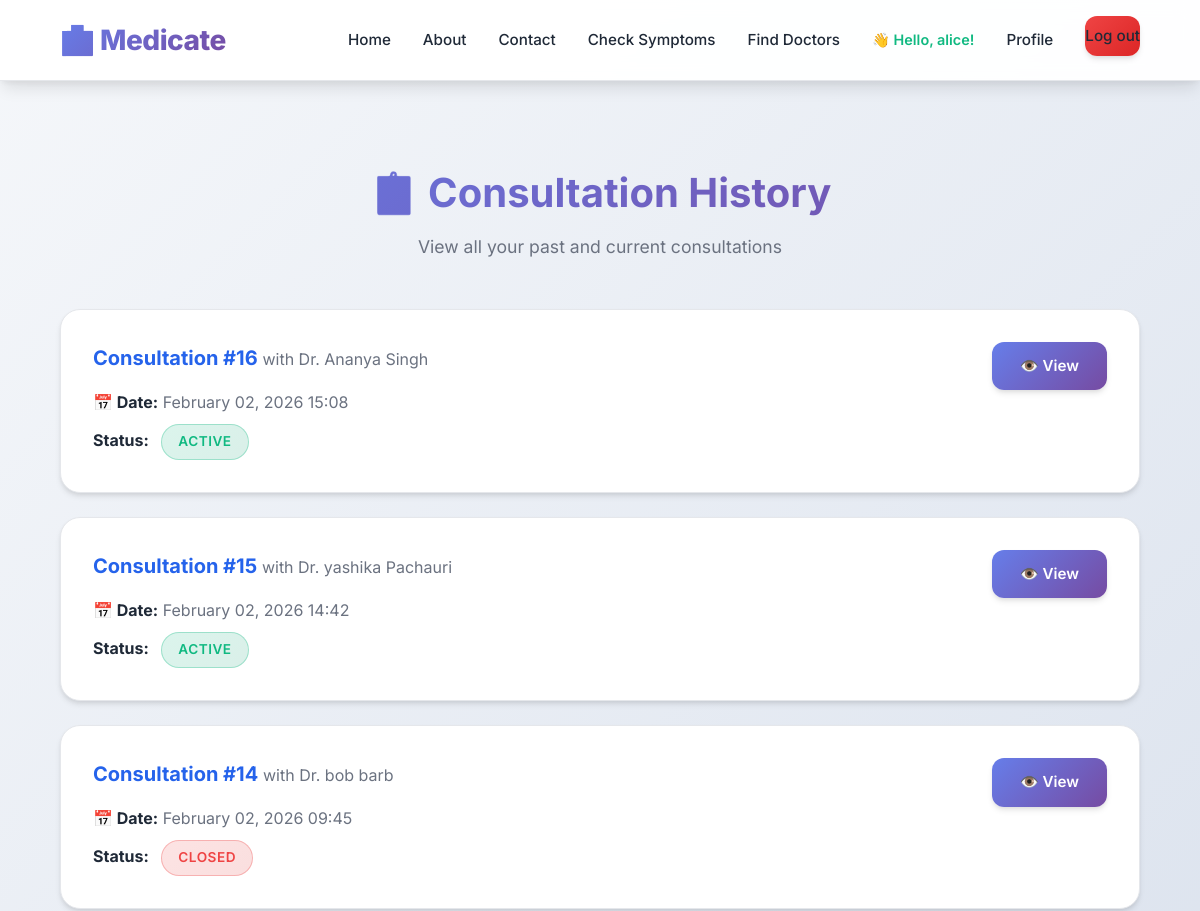
/consultation/history/ (signed in, upper part), run on an earlier commit of the app's database.
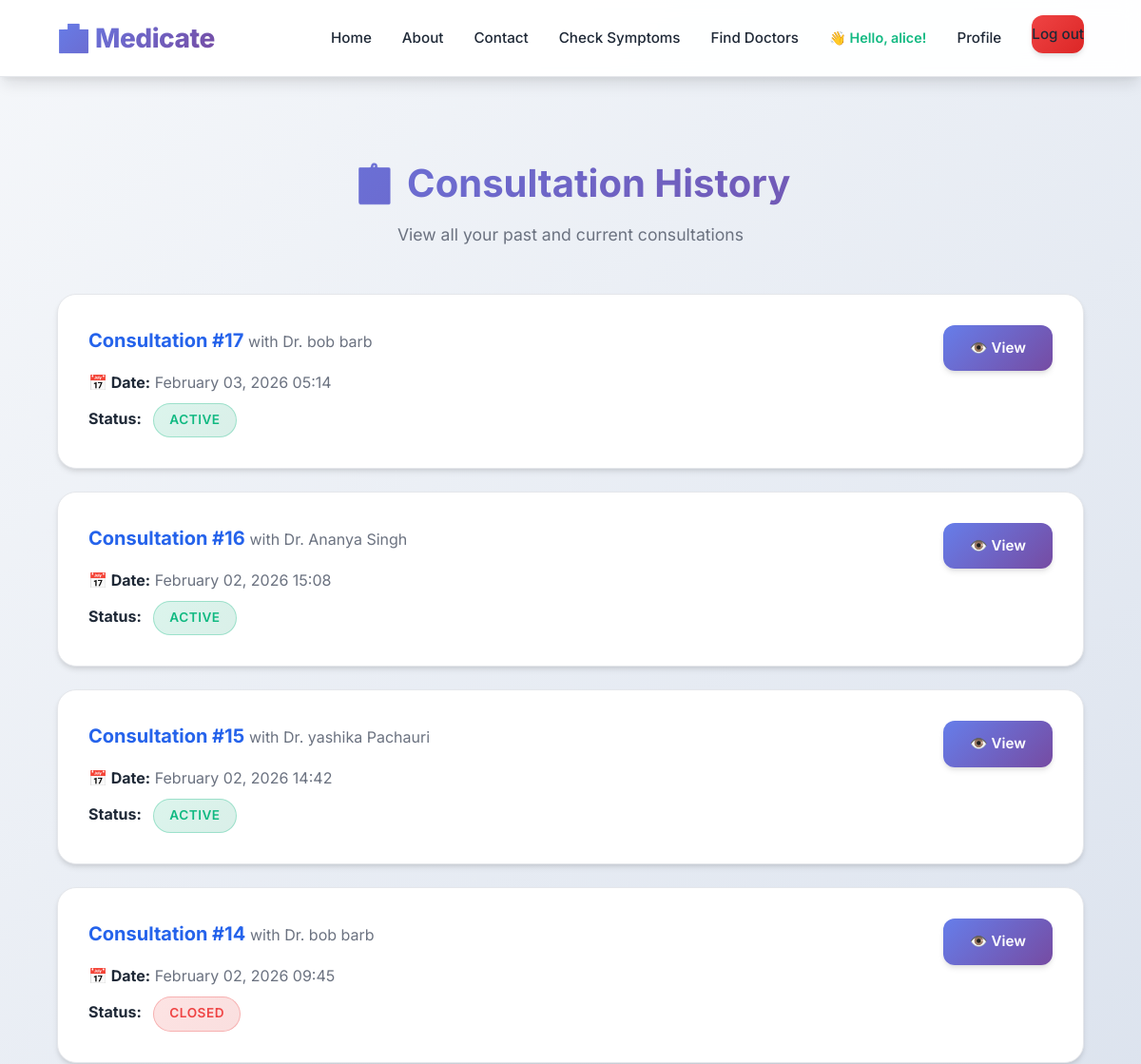
And on a later commit of the database.
### accounts/models.py (models this page shows, shortened)
class User(AbstractUser):
    USER_TYPE_CHOICES = (
        ('admin', 'Admin'),
        ('doctor', 'Doctor'),
        ('patient', 'Patient'),
    )
    user_type = models.CharField(max_length=10, choices=USER_TYPE_CHOICES)
    email = models.EmailField(unique=True)
    phone_regex = RegexValidator(regex=r'^\+?1?\d{9,15}$', message="Phone number must be entered in the format: '+999999999'. Up to 15 digits allowed.")
    mobile = models.CharField(validators=[phone_regex], max_length=17, blank=True)

class DoctorProfile(models.Model):
    SPECIALIZATION_CHOICES = (
        ('cardiology', 'Cardiology'),
        ('dermatology', 'Dermatology'),
        ('neurology', 'Neurology'),
        ('orthopedics', 'Orthopedics'),
        ('pediatrics', 'Pediatrics'),
        ('psychiatry', 'Psychiatry'),
        ('oncology', 'Oncology'),
        ('gastroenterology', 'Gastroenterology'),
        ('urology', 'Urology'),
        ('gynecology', 'Gynecology'),
        ('ophthalmology', 'Ophthalmology'),
        ('otolaryngology', 'Otolaryngology (ENT)'),
        ('pulmonology', 'Pulmonology'),
        ('rheumatology', 'Rheumatology'),
        ('endocrinology', 'Endocrinology'),
        ('other', 'Other'),
    )
    QUALIFICATION_CHOICES = (
        ('mbbs', 'MBBS'),
        ('md', 'MD'),
        ('ms', 'MS'),
        ('dip', 'Diploma'),
        ('phd', 'PhD'),
        ('other', 'Other'),
    )
    user = models.OneToOneField(User, on_delete=models.CASCADE, related_name='doctor_profile')
    specialization = models.CharField(max_length=100, choices=SPECIALIZATION_CHOICES)
    custom_specialization = models.CharField(max_length=100, blank=True, null=True)
    qualification = models.CharField(max_length=200, choices=QUALIFICATION_CHOICES)
    experience_years = models.IntegerField(default=0)
    registration_number = models.CharField(max_length=50, unique=True)
    address = models.TextField()
    profile_picture = models.ImageField(upload_to='doctor_pics/', default='default_doctor.png')
    bio = models.TextField(blank=True)
    consultation_fee = models.DecimalField(max_digits=10, decimal_places=2, default=0)
    rating = models.DecimalField(max_digits=3, decimal_places=2, default=0.0)
    total_ratings = models.IntegerField(default=0)
    is_available = models.BooleanField(default=True)
    created_at = models.DateTimeField(auto_now_add=True)

### consultation/models.py (models this page shows, shortened)
class Consultation(models.Model):
    STATUS_CHOICES = (
        ('pending', 'Pending'),
        ('active', 'Active'),
        ('closed', 'Closed'),
        ('cancelled', 'Cancelled'),
    )
    patient = models.ForeignKey(PatientProfile, on_delete=models.CASCADE, related_name='consultations')
    doctor = models.ForeignKey(DoctorProfile, on_delete=models.CASCADE, related_name='consultations')
    prediction = models.ForeignKey(PredictionHistory, on_delete=models.SET_NULL, null=True, blank=True)
    chief_complaint = models.TextField()
    status = models.CharField(max_length=20, choices=STATUS_CHOICES, default='pending')
    consultation_date = models.DateTimeField(auto_now_add=True)
    closed_date = models.DateTimeField(null=True, blank=True)
    diagnosis = models.TextField(blank=True)
    prescription = models.TextField(blank=True)
    doctor_notes = models.TextField(blank=True)
    created_at = models.DateTimeField(auto_now_add=True)
    updated_at = models.DateTimeField(auto_now=True)
    class Meta:
        ordering = ['-created_at']

### consultation/views.py (the view)
# urls.py: path('history/', views.consultation_history, name='consultation_history'),
@login_required
def consultation_history(request):
    if request.user.user_type == 'patient':
        consultations = Consultation.objects.filter(patient__user=request.user)
    elif request.user.user_type == 'doctor':
        consultations = Consultation.objects.filter(doctor__user=request.user)
    else:
        messages.error(request, 'Invalid user type.')
        return redirect('home')
    context = {
        'consultations': consultations,
    }
    return render(request, 'consultation/consultation_history.html', context)

### templates/consultation/consultation_history.html (shortened to what this page needs)
{% extends 'base.html' %}
{% block content %}
<div class="container" style="margin-top: 3rem; margin-bottom: 4rem;">
    <div style="text-align: center; margin-bottom: 3rem;">
        <h1 style="font-size: 2.5rem; margin-bottom: 0.5rem; background: var(--gradient-primary); -webkit-background-clip: text; -webkit-text-fill-color: transparent;">📋 Consultation History</h1>
        <p style="color: var(--light-text); font-size: 1.1rem;">View all your past and current consultations</p>
    </div>
    {% if consultations %}
        <div style="margin-top: 2rem;">
            {% for c in consultations %}
                <div class="card" style="margin-bottom: 1.5rem;">
                    <div style="display: flex; justify-content: space-between; align-items: start; flex-wrap: wrap; gap: 1rem;">
                        <div style="flex: 1; min-width: 300px;">
                            <h3 style="color: var(--primary-color); margin-bottom: 1rem; font-size: 1.25rem;">
                                Consultation #{{ c.id }}
                                {% if user.user_type == 'patient' and c.doctor %}
                                    <span style="color: var(--light-text); font-size: 1rem; font-weight: 400;">with Dr. {{ c.doctor.user.get_full_name }}</span>
                                {% elif user.user_type == 'doctor' and c.patient %}
                                    <span style="color: var(--light-text); font-size: 1rem; font-weight: 400;">with {{ c.patient.user.get_full_name }}</span>
                                {% endif %}
                            </h3>
                            <div style="display: grid; gap: 0.5rem;">
                                <p><strong style="color: var(--dark-text);">📅 Date:</strong> <span style="color: var(--light-text);">{{ c.consultation_date|date:"F d, Y H:i" }}</span></p>
                                <p>
                                    <strong style="color: var(--dark-text);">Status:</strong>
                                    <span class="badge badge-{{ c.status }}" style="margin-left: 0.5rem;">{{ c.status|title }}</span>
                                </p>
                            </div>
                        </div>
                        <div style="display: flex; gap: 0.75rem; flex-wrap: wrap;">
                            <a href="{% url 'consultation:consultation_view' c.id %}" class="btn btn-primary">👁️ View</a>
                        </div>
                    </div>
                </div>
            {% endfor %}
        </div>
    {% endif %}
</div>
{% endblock %}

### templates/base.html (shortened to what this page needs)
{% load static %}
<!DOCTYPE html>
<html lang="en">
<head>
    {% load static %}
    <link rel="stylesheet" href="{% static 'css/style.css' %}">
</head>
<body>
    {% load static %}
    <nav class="navbar">
        <a href="{% url 'home' %}" class="logo">🏥 Medicate</a>
        <ul class="nav-links">
            <li><a href="{% url 'home' %}" {% if request.resolver_match.url_name == 'home' %}class="active"{% endif %}>Home</a></li>
            <li><a href="{% url 'home' %}#about">About</a></li>
            <li><a href="{% url 'contact' %}">Contact</a></li>
            {% if user.is_authenticated %}
                {% if user.user_type == 'patient' %}
                    <li><a href="{% url 'prediction:check_symptoms' %}">Check Symptoms</a></li>
                    <li><a href="{% url 'consultation:doctor_list' %}">Find Doctors</a></li>
                {% endif %}
                <li class="user-greeting">👋 Hello, {{ user.first_name }}!</li>
                <li><a href="{% if user.user_type == 'patient' %}{% url 'accounts:patient_profile' user.username %}{% else %}{% url 'accounts:doctor_profile' user.username %}{% endif %}">Profile</a></li>
                <li><a href="{% url 'accounts:logout' %}" class="btn btn-danger">Log out</a></li>
            {% else %}
                <li><a href="{% url 'accounts:signup' %}">Signup</a></li>
                <li><a href="{% url 'accounts:signin' %}" class="btn btn-primary">Login</a></li>
            {% endif %}
        </ul>
    </nav>
    {% block content %}{% endblock %}
</body>
</html>

### static/css/style.css (style rules this page uses)
:root { --primary-color: #2563eb; --primary-dark: #1e40af; --primary-light: #3b82f6; --secondary-color: #10b981; --accent-color: #8b5cf6; --danger-color: #ef4444; --warning-color: #f59e0b; --success-color: #10b981; --info-color: #06b6d4; --dark-text: #1f2937; --light-text: #6b7280; --lighter-text: #9ca3af; --white: #ffffff; --light-bg: #f9fafb; --border-color: #e5e7eb; --gradient-primary: linear-gradient(135deg, #667eea 0%, #764ba2 100%); --gradient-secondary: linear-gradient(135deg, #f093fb 0%, #f5576c 100%); --gradient-success: linear-gradient(135deg, #4facfe 0%, #00f2fe 100%); --gradient-hero: linear-gradient(135deg, #667eea 0%, #764ba2 50%, #f093fb 100%); --shadow-sm: 0 1px 2px 0 rgba(0, 0, 0, 0.05); --shadow: 0 4px 6px -1px rgba(0, 0, 0, 0.1), 0 2px 4px -1px rgba(0, 0, 0, 0.06); --shadow-md: 0 10px 15px -3px rgba(0, 0, 0, 0.1), 0 4px 6px -2px rgba(0, 0, 0, 0.05); --shadow-lg: 0 20px 25px -5px rgba(0, 0, 0, 0.1), 0 10px 10px -5px rgba(0, 0, 0, 0.04); --shadow-xl: 0 25px 50px -12px rgba(0, 0, 0, 0.25); --spacing-xs: 0.5rem; --spacing-sm: 1rem; --spacing-md: 1.5rem; --spacing-lg: 2rem; --spacing-xl: 3rem; --spacing-2xl: 4rem; }
* { margin: 0; padding: 0; box-sizing: border-box; }
body { font-family: 'Inter', -apple-system, BlinkMacSystemFont, 'Segoe UI', Roboto, 'Helvetica Neue', Arial, sans-serif; color: var(--dark-text); background: linear-gradient(135deg, #f5f7fa 0%, #c3cfe2 100%); min-height: 100vh; line-height: 1.6; -webkit-font-smoothing: antialiased; -moz-osx-font-smoothing: grayscale; }
.navbar { background: rgba(255, 255, 255, 0.95); backdrop-filter: blur(10px); -webkit-backdrop-filter: blur(10px); padding: 1rem 5%; display: flex; justify-content: space-between; align-items: center; box-shadow: var(--shadow-sm); position: sticky; top: 0; z-index: 1000; border-bottom: 1px solid var(--border-color); transition: all 0.3s ease; }
.navbar .logo { font-size: 1.75rem; font-weight: 800; background: var(--gradient-primary); -webkit-background-clip: text; -webkit-text-fill-color: transparent; background-clip: text; text-decoration: none; letter-spacing: -0.5px; transition: transform 0.3s ease; }
.navbar .nav-links { display: flex; gap: 2rem; list-style: none; align-items: center; flex-wrap: wrap; }
.navbar .nav-links a { color: var(--dark-text); text-decoration: none; font-size: 0.95rem; font-weight: 500; transition: all 0.3s ease; position: relative; padding: 0.5rem 0; }
.navbar .nav-links a::after { content: ''; position: absolute; bottom: 0; left: 0; width: 0; height: 2px; background: var(--gradient-primary); transition: width 0.3s ease; }
.navbar .user-greeting { color: var(--success-color); font-weight: 600; font-size: 0.9rem; }
.btn { display: inline-block; padding: 0.75rem 1.75rem; border: none; border-radius: 12px; font-size: 0.95rem; font-weight: 600; text-decoration: none; cursor: pointer; transition: all 0.3s cubic-bezier(0.4, 0, 0.2, 1); text-align: center; position: relative; overflow: hidden; box-shadow: var(--shadow); }
.btn::before { content: ''; position: absolute; top: 50%; left: 50%; width: 0; height: 0; border-radius: 50%; background: rgba(255, 255, 255, 0.3); transform: translate(-50%, -50%); transition: width 0.6s, height 0.6s; pointer-events: none; }
.btn-primary { background: var(--gradient-primary); color: var(--white); }
.btn-danger { background: linear-gradient(135deg, #ef4444 0%, #dc2626 100%); color: var(--white); }
.card { background: var(--white); border-radius: 20px; padding: 2rem; box-shadow: var(--shadow); transition: all 0.3s cubic-bezier(0.4, 0, 0.2, 1); border: 1px solid var(--border-color); position: relative; overflow: hidden; }
.card::before { content: ''; position: absolute; top: 0; left: 0; right: 0; height: 4px; background: var(--gradient-primary); transform: scaleX(0); transition: transform 0.3s ease; }
.badge { display: inline-block; padding: 0.4rem 1rem; border-radius: 20px; font-size: 0.85rem; font-weight: 600; text-transform: uppercase; letter-spacing: 0.5px; }
.badge-active { background: linear-gradient(135deg, rgba(16, 185, 129, 0.15) 0%, rgba(5, 150, 105, 0.15) 100%); color: var(--success-color); border: 1px solid rgba(16, 185, 129, 0.3); }
.badge-closed { background: linear-gradient(135deg, rgba(239, 68, 68, 0.15) 0%, rgba(220, 38, 38, 0.15) 100%); color: var(--danger-color); border: 1px solid rgba(239, 68, 68, 0.3); }
.container { max-width: 1200px; margin: 0 auto; padding: 2rem 5%; }
html { scroll-behavior: smooth; }

What changed in the data, as far as the page shows it:
added Consultation: id "17", doctor.user.get_full_name "bob barb", consultation_date "February 03, 2026 05:14", status "ACTIVE"
